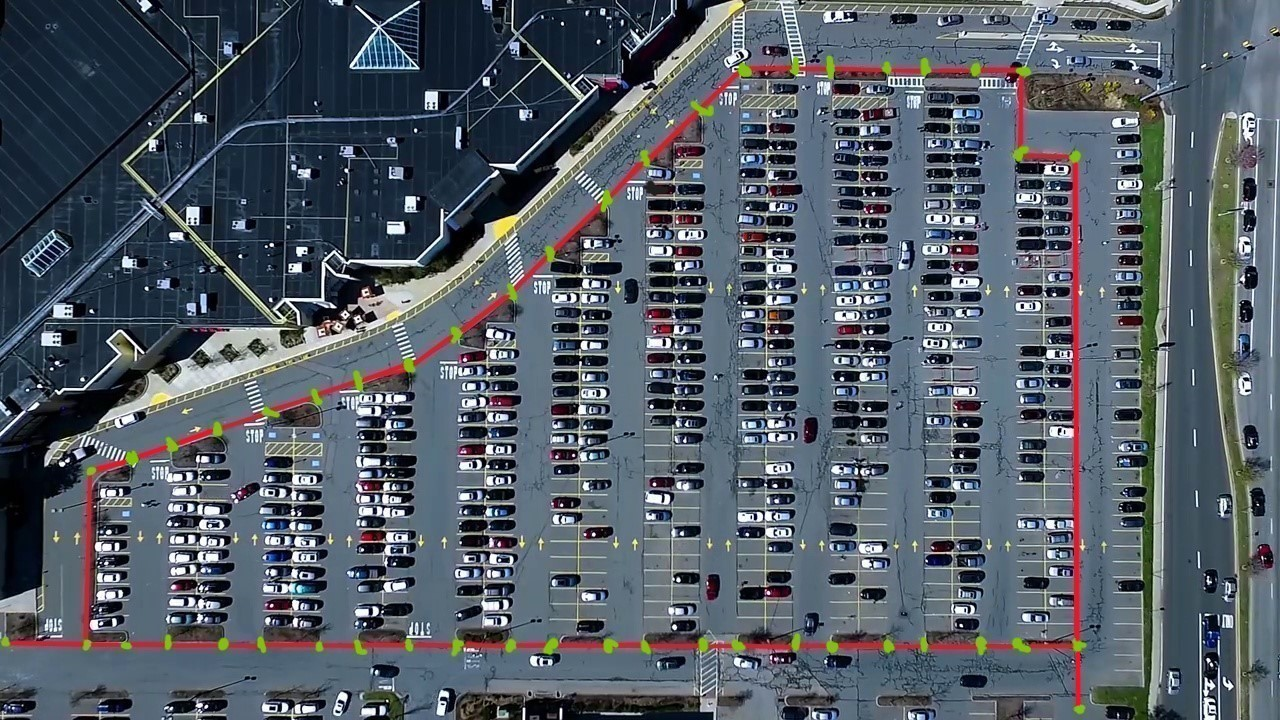
#> input picture saveimg/raw.jpg, 1280 x 720 px
$ python -i utils.py   (imports and definitions only)
#> lines starting #> are read from the running program, lines starting #| are printed output that depends on the picture; after the words box and inside, x2 and y2 are one past the last pixel; in counts of white or black regions, pixels touching at a corner belong together
import cv2, json, operator
import numpy as np
import matplotlib.pyplot as plt

def imshow(image, cmap=None, title=None):
    fig, ax = plt.subplots(1, 1)
    img = image.copy()

    if cmap == 'gray':
        ax.imshow(img, cmap=cmap)
    else:
        img = cv2.cvtColor(img,cv2.COLOR_BGR2RGB)
        ax.imshow(img)
    ax.axis('off')

    if title:
        ax.set_title(title)
    plt.show()

def support_chinese():
    plt.rcParams['font.sans-serif'] = ['SimHei']  # 指定默认字体
    plt.rcParams['axes.unicode_minus'] = False  # 解决保存图像是负号'-'显示为方块的问题

# 1）二值过滤，将图像mask 2）转灰度图
def binary_filter(image):
    lower = np.uint8([120, 120, 120])
    uper = np.uint8([255, 255, 255])
    binary_mask = cv2.inRange(image, lower, uper)  # 阈值二值化，lower~uper范围内为255，外为0
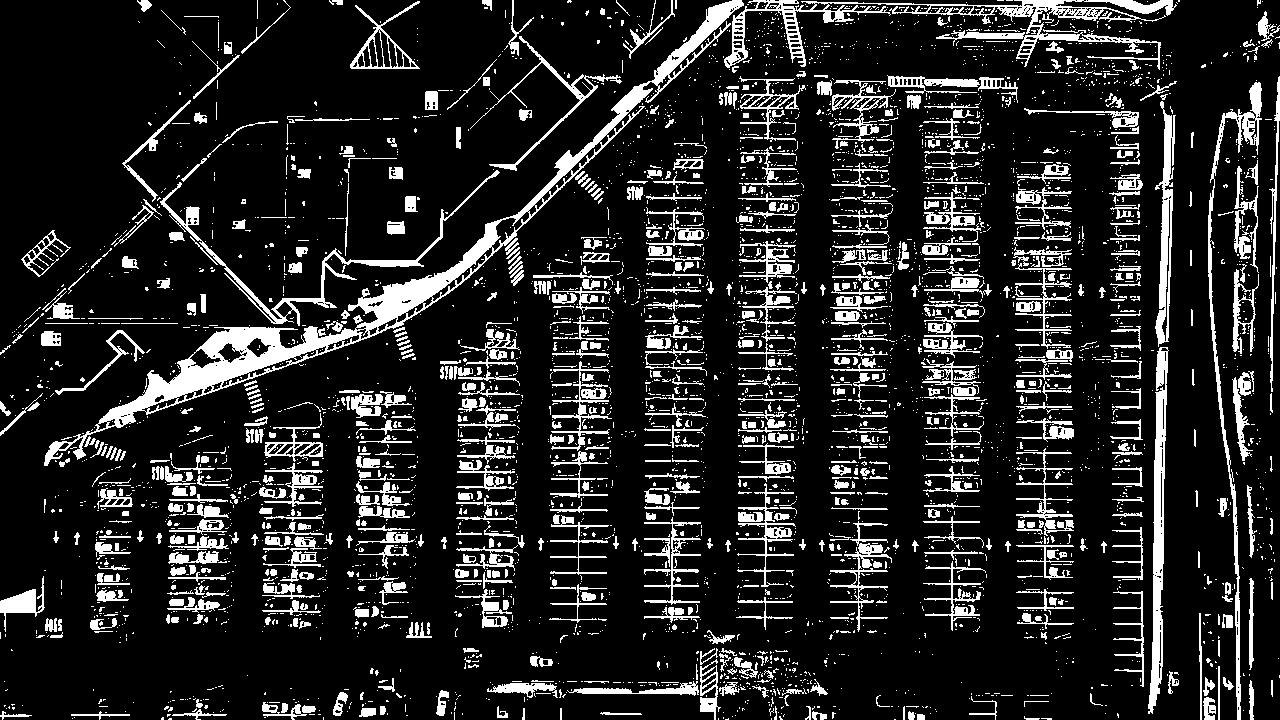
#> binary_mask: shape (720, 1280); 14.7% white; 4734 white regions (3946 under 20 px), largest, box (x1, y1, x2, y2) and area: (44, 0, 744, 466) 15241, (724, 0, 1177, 70) 6128, (1148, 347, 1169, 714) 3410
    mask_out = cv2.bitwise_and(image, image, mask = binary_mask)  # 利用掩膜（mask）进行“与”操作
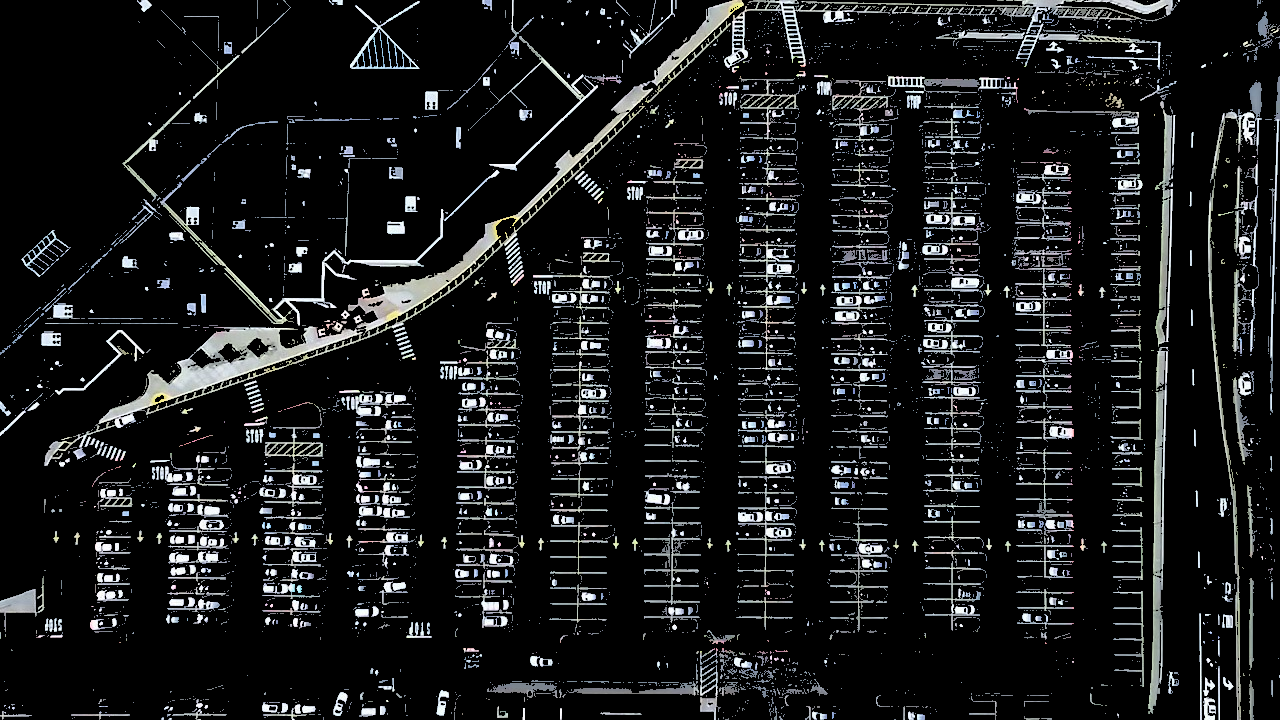
#> mask_out: shape (720, 1280, 3); mean R, G, B 26, 27.1, 27.9
    binary_img = cv2.cvtColor(mask_out, cv2.COLOR_RGB2GRAY)  # 转灰度图
    print('binary_filter: 1）二值过滤，将图像mask 2）转灰度图')
    imshow(binary_img)
    return binary_img

# 边缘检测,Canny边缘检测
# [165 lines left out: functions edge_detection, hoff_lines, choose_pake, draw_line, line_grouping, draw_seg_line, not called in this run]

>>> import cv2
>>> picture = cv2.cvtColor(cv2.imread('saveimg/raw.jpg'), cv2.COLOR_BGR2RGB)
>>> result = binary_filter(picture)
